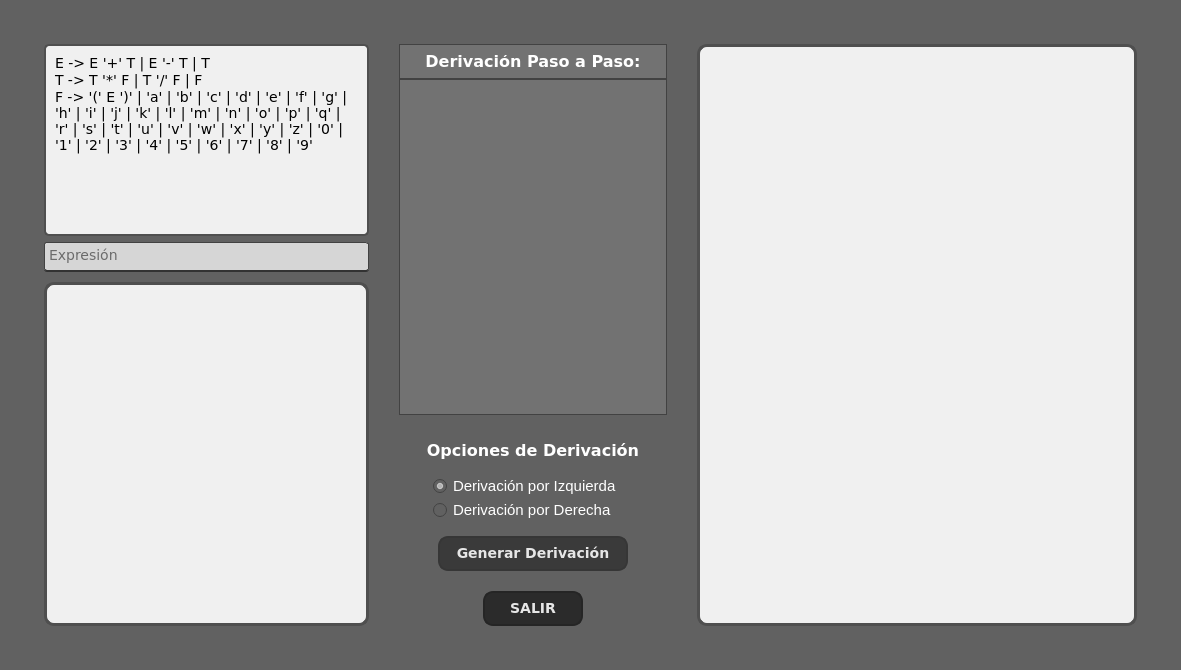
<?xml version="1.0" encoding="UTF-8"?>
<ui version="4.0">
 <class>MainWindow</class>
 <widget class="QMainWindow" name="MainWindow">
  <property name="geometry">
   <rect>
    <x>0</x>
    <y>0</y>
    <width>1181</width>
    <height>670</height>
   </rect>
  </property>
  <property name="styleSheet">
   <string notr="true">background-color: #616161;</string>
  </property>
  <widget class="QWidget" name="centralWidget">
   <property name="focusPolicy">
    <enum>Qt::StrongFocus</enum>
   </property>
   <property name="autoFillBackground">
    <bool>false</bool>
   </property>
   <layout class="QVBoxLayout" name="horizontalLayout">
    <item>
     <layout class="QHBoxLayout" name="hLayout" stretch="6,5,8">
      <property name="spacing">
       <number>10</number>
      </property>
      <property name="leftMargin">
       <number>25</number>
      </property>
      <property name="topMargin">
       <number>25</number>
      </property>
      <property name="rightMargin">
       <number>25</number>
      </property>
      <property name="bottomMargin">
       <number>25</number>
      </property>
      <item>
       <layout class="QVBoxLayout" name="v1Layout" stretch="0,6">
        <property name="spacing">
         <number>10</number>
        </property>
        <property name="leftMargin">
         <number>10</number>
        </property>
        <property name="topMargin">
         <number>10</number>
        </property>
        <property name="rightMargin">
         <number>10</number>
        </property>
        <property name="bottomMargin">
         <number>10</number>
        </property>
        <item>
         <layout class="QVBoxLayout" name="gramaticaLayout">
          <property name="spacing">
           <number>6</number>
          </property>
          <property name="bottomMargin">
           <number>0</number>
          </property>
          <item>
           <widget class="QPlainTextEdit" name="textGramatica">
            <property name="styleSheet">
             <string notr="true">background-color:#F0F0F0;
border-radius: 5px;
border:2px solid #4F4F4F;
font-family:Verdana;
font-size:14px;
padding:5px;
color:#000000;</string>
            </property>
            <property name="plainText">
             <string>E -&gt; E '+' T | E '-' T | T
T -&gt; T '*' F | T '/' F | F
F -&gt; '(' E ')' | 'a' | 'b' | 'c' | 'd' | 'e' | 'f' | 'g' | 'h' | 'i' | 'j' | 'k' | 'l' | 'm' | 'n' | 'o' | 'p' | 'q' | 'r' | 's' | 't' | 'u' | 'v' | 'w' | 'x' | 'y' | 'z' | '0' | '1' | '2' | '3' | '4' | '5' | '6' | '7' | '8' | '9'</string>
            </property>
            <property name="placeholderText">
             <string notr="true">Ingresa una gramática</string>
            </property>
           </widget>
          </item>
          <item>
           <widget class="QPlainTextEdit" name="textExpresion">
            <property name="minimumSize">
             <size>
              <width>0</width>
              <height>30</height>
             </size>
            </property>
            <property name="maximumSize">
             <size>
              <width>16777215</width>
              <height>30</height>
             </size>
            </property>
            <property name="styleSheet">
             <string notr="true">background-color: #D6D6D6;
border-radius: 3px;
font-size:14px;
color: #000000;
border: 1px solid #424242;
font-family:Verdana;

border-bottom: 2px solid #323232;  </string>
            </property>
            <property name="verticalScrollBarPolicy">
             <enum>Qt::ScrollBarAlwaysOff</enum>
            </property>
            <property name="horizontalScrollBarPolicy">
             <enum>Qt::ScrollBarAlwaysOff</enum>
            </property>
            <property name="lineWrapMode">
             <enum>QPlainTextEdit::NoWrap</enum>
            </property>
            <property name="placeholderText">
             <string>Expresión</string>
            </property>
           </widget>
          </item>
         </layout>
        </item>
        <item>
         <widget class="QGraphicsView" name="arbolAbstracto">
          <property name="styleSheet">
           <string notr="true">background-color:#F0F0F0;
border-radius: 10px;
border: 3px solid #4F4F4F;</string>
          </property>
         </widget>
        </item>
       </layout>
      </item>
      <item>
       <layout class="QVBoxLayout" name="v2Layout" stretch="5,3">
        <property name="leftMargin">
         <number>5</number>
        </property>
        <property name="topMargin">
         <number>5</number>
        </property>
        <property name="rightMargin">
         <number>5</number>
        </property>
        <property name="bottomMargin">
         <number>5</number>
        </property>
        <item>
         <layout class="QVBoxLayout" name="derivacionLayout">
          <property name="spacing">
           <number>0</number>
          </property>
          <property name="leftMargin">
           <number>5</number>
          </property>
          <property name="topMargin">
           <number>5</number>
          </property>
          <property name="rightMargin">
           <number>5</number>
          </property>
          <property name="bottomMargin">
           <number>5</number>
          </property>
          <item>
           <widget class="QLabel" name="tituloDerivacion">
            <property name="minimumSize">
             <size>
              <width>0</width>
              <height>35</height>
             </size>
            </property>
            <property name="maximumSize">
             <size>
              <width>16777215</width>
              <height>35</height>
             </size>
            </property>
            <property name="styleSheet">
             <string notr="true">background-color: #727272;
color:#ffffff;
font-size:16px;
font-weight:bold;
padding:10px;
border: 1px solid #424242;
font-family:Verdana;</string>
            </property>
            <property name="text">
             <string>Derivación Paso a Paso:</string>
            </property>
            <property name="alignment">
             <set>Qt::AlignCenter</set>
            </property>
           </widget>
          </item>
          <item>
           <widget class="QPlainTextEdit" name="textDerivacion">
            <property name="styleSheet">
             <string notr="true">background-color: #727272;
color:#ffffff;
font-size:14px;
padding:10px;
border: 1px solid #424242;
font-family:Verdana;</string>
            </property>
            <property name="horizontalScrollBarPolicy">
             <enum>Qt::ScrollBarAlwaysOff</enum>
            </property>
            <property name="readOnly">
             <bool>true</bool>
            </property>
            <property name="plainText">
             <string/>
            </property>
           </widget>
          </item>
         </layout>
        </item>
        <item>
         <layout class="QVBoxLayout" name="opcionesDerivacionLayout">
          <property name="spacing">
           <number>10</number>
          </property>
          <property name="leftMargin">
           <number>5</number>
          </property>
          <property name="topMargin">
           <number>5</number>
          </property>
          <property name="rightMargin">
           <number>5</number>
          </property>
          <property name="bottomMargin">
           <number>5</number>
          </property>
          <item>
           <layout class="QHBoxLayout" name="tituloOpcionesLayout">
            <item>
             <widget class="QLabel" name="tituloOpciones">
              <property name="minimumSize">
               <size>
                <width>30</width>
                <height>0</height>
               </size>
              </property>
              <property name="maximumSize">
               <size>
                <width>16777215</width>
                <height>30</height>
               </size>
              </property>
              <property name="styleSheet">
               <string notr="true">color:#ffffff;
font-family:Verdana;
font-size:16px;
text-align:center;
font-weight:bold;</string>
              </property>
              <property name="text">
               <string>Opciones de Derivación</string>
              </property>
              <property name="alignment">
               <set>Qt::AlignCenter</set>
              </property>
             </widget>
            </item>
           </layout>
          </item>
          <item>
           <layout class="QVBoxLayout" name="opcionesLayout">
            <property name="spacing">
             <number>2</number>
            </property>
            <item>
             <layout class="QHBoxLayout" name="opcionIzquierdaLayout">
              <item>
               <widget class="QRadioButton" name="radioButtonIzquierda">
                <property name="minimumSize">
                 <size>
                  <width>0</width>
                  <height>22</height>
                 </size>
                </property>
                <property name="maximumSize">
                 <size>
                  <width>200</width>
                  <height>22</height>
                 </size>
                </property>
                <property name="styleSheet">
                 <string notr="true">color:#ffffff;
font-family:Arial;
font-size:15px;</string>
                </property>
                <property name="text">
                 <string>Derivación por Izquierda</string>
                </property>
                <property name="checked">
                 <bool>true</bool>
                </property>
               </widget>
              </item>
             </layout>
            </item>
            <item>
             <layout class="QHBoxLayout" name="opcionDerechaLayout">
              <item>
               <widget class="QRadioButton" name="radioButtonDerecha">
                <property name="minimumSize">
                 <size>
                  <width>200</width>
                  <height>22</height>
                 </size>
                </property>
                <property name="maximumSize">
                 <size>
                  <width>180</width>
                  <height>22</height>
                 </size>
                </property>
                <property name="styleSheet">
                 <string notr="true">color:#ffffff;
font-family:Arial;
font-size:15px;</string>
                </property>
                <property name="text">
                 <string>Derivación por Derecha</string>
                </property>
               </widget>
              </item>
             </layout>
            </item>
           </layout>
          </item>
          <item>
           <layout class="QHBoxLayout" name="btnDerivacionLayout">
            <property name="topMargin">
             <number>5</number>
            </property>
            <property name="bottomMargin">
             <number>5</number>
            </property>
            <item>
             <widget class="QPushButton" name="btnDerivacion">
              <property name="minimumSize">
               <size>
                <width>190</width>
                <height>0</height>
               </size>
              </property>
              <property name="maximumSize">
               <size>
                <width>190</width>
                <height>16777215</height>
               </size>
              </property>
              <property name="styleSheet">
               <string notr="true">QPushButton {
    background-color:#3A3A3A;
    border-radius:10px;
    border:2px solid #363636;
    color:#E6E6E6;
    font-family:Verdana;
    font-size:14px;
    font-weight:bold;
    padding:7px 12px;
}

QPushButton:hover {
    background-color: #444444;
    border-color: #404040;
}

QPushButton:pressed {
    background-color: #3f3f3f;
    border-color: #3c3c3c;
    padding-top: 9px;
    padding-bottom: 5px;
}
</string>
              </property>
              <property name="text">
               <string>Generar Derivación</string>
              </property>
             </widget>
            </item>
           </layout>
          </item>
          <item>
           <layout class="QHBoxLayout" name="btnSalirLayout">
            <property name="topMargin">
             <number>5</number>
            </property>
            <item>
             <widget class="QPushButton" name="btnSalir">
              <property name="maximumSize">
               <size>
                <width>100</width>
                <height>16777215</height>
               </size>
              </property>
              <property name="styleSheet">
               <string notr="true">QPushButton {
    background-color: #2B2B2B;
    border-radius: 10px;
    border: 2px solid #252525;
    color: #E6E6E6;
    font-family: Verdana;
    font-size: 14px;
    font-weight: bold;
    padding: 7px 12px;
}

QPushButton:hover {
    background-color: #353535;
    border-color: #292929;
}

QPushButton:pressed {
    background-color: #323232;
    border-color: #2c2c2c;
    padding-top: 9px;
    padding-bottom: 5px;
}
</string>
              </property>
              <property name="text">
               <string>SALIR</string>
              </property>
             </widget>
            </item>
           </layout>
          </item>
         </layout>
        </item>
       </layout>
      </item>
      <item>
       <layout class="QVBoxLayout" name="v3Layout">
        <property name="leftMargin">
         <number>10</number>
        </property>
        <property name="topMargin">
         <number>10</number>
        </property>
        <property name="rightMargin">
         <number>10</number>
        </property>
        <property name="bottomMargin">
         <number>10</number>
        </property>
        <item>
         <layout class="QVBoxLayout" name="verticalLayout">
          <item>
           <widget class="QGraphicsView" name="arbolSintactico">
            <property name="styleSheet">
             <string notr="true">background-color:#F0F0F0;
border-radius: 10px;
box-shadow: inset 0 2px 5px rgba(0, 0, 0, 0.3);
border: 3px solid #4F4F4F;</string>
            </property>
           </widget>
          </item>
         </layout>
        </item>
       </layout>
      </item>
     </layout>
    </item>
   </layout>
  </widget>
 </widget>
 <resources/>
 <connections/>
</ui>
